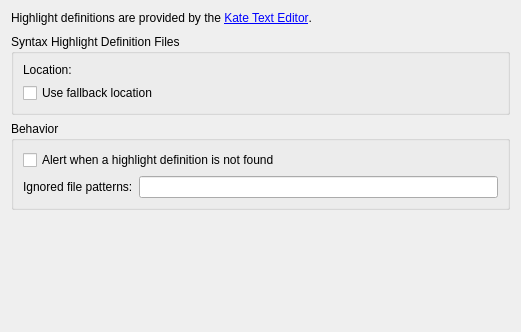
<?xml version="1.0" encoding="UTF-8"?>
<ui version="4.0">
 <class>HighlighterSettingsPage</class>
 <widget class="QWidget" name="HighlighterSettingsPage">
  <property name="geometry">
   <rect>
    <x>0</x>
    <y>0</y>
    <width>521</width>
    <height>332</height>
   </rect>
  </property>
  <property name="windowTitle">
   <string>Form</string>
  </property>
  <layout class="QVBoxLayout" name="verticalLayout_4">
   <item>
    <widget class="QLabel" name="definitionsInfolabel">
     <property name="sizePolicy">
      <sizepolicy hsizetype="Expanding" vsizetype="Preferred">
       <horstretch>0</horstretch>
       <verstretch>0</verstretch>
      </sizepolicy>
     </property>
     <property name="text">
      <string>&lt;html&gt;&lt;head/&gt;&lt;body&gt;
&lt;p&gt;Highlight definitions are provided by the &lt;a href=&quot;http://kate-editor.org/&quot;&gt;Kate Text Editor&lt;/a&gt;.&lt;/p&gt;&lt;/body&gt;&lt;/html&gt;</string>
     </property>
     <property name="textFormat">
      <enum>Qt::RichText</enum>
     </property>
     <property name="alignment">
      <set>Qt::AlignLeading|Qt::AlignLeft|Qt::AlignVCenter</set>
     </property>
     <property name="wordWrap">
      <bool>true</bool>
     </property>
     <property name="openExternalLinks">
      <bool>true</bool>
     </property>
    </widget>
   </item>
   <item>
    <spacer name="verticalSpacer_2">
     <property name="orientation">
      <enum>Qt::Vertical</enum>
     </property>
     <property name="sizeType">
      <enum>QSizePolicy::Fixed</enum>
     </property>
     <property name="sizeHint" stdset="0">
      <size>
       <width>20</width>
       <height>3</height>
      </size>
     </property>
    </spacer>
   </item>
   <item>
    <widget class="QGroupBox" name="definitionFilesGroupBox">
     <property name="title">
      <string>Syntax Highlight Definition Files</string>
     </property>
     <layout class="QVBoxLayout" name="verticalLayout_3">
      <item>
       <layout class="QHBoxLayout" name="horizontalLayout_3">
        <item>
         <layout class="QHBoxLayout" name="horizontalLayout">
          <item>
           <widget class="QLabel" name="locationLabel">
            <property name="text">
             <string>Location:</string>
            </property>
           </widget>
          </item>
          <item>
           <widget class="Utils::PathChooser" name="definitionFilesPath" native="true"/>
          </item>
         </layout>
        </item>
       </layout>
      </item>
      <item>
       <layout class="QVBoxLayout" name="verticalLayout">
        <property name="spacing">
         <number>0</number>
        </property>
        <item>
         <widget class="QCheckBox" name="useFallbackLocation">
          <property name="text">
           <string>Use fallback location</string>
          </property>
         </widget>
        </item>
        <item>
         <widget class="Utils::PathChooser" name="fallbackDefinitionFilesPath" native="true"/>
        </item>
       </layout>
      </item>
     </layout>
    </widget>
   </item>
   <item>
    <widget class="QGroupBox" name="behaviorGroupBox">
     <property name="title">
      <string>Behavior</string>
     </property>
     <layout class="QVBoxLayout" name="verticalLayout_2">
      <item>
       <widget class="QCheckBox" name="alertWhenNoDefinition">
        <property name="text">
         <string>Alert when a highlight definition is not found</string>
        </property>
       </widget>
      </item>
      <item>
       <layout class="QHBoxLayout" name="horizontalLayout_2">
        <item>
         <widget class="QLabel" name="ignoreLabel">
          <property name="text">
           <string>Ignored file patterns:</string>
          </property>
         </widget>
        </item>
        <item>
         <widget class="QLineEdit" name="ignoreEdit"/>
        </item>
       </layout>
      </item>
     </layout>
    </widget>
   </item>
   <item>
    <spacer name="verticalSpacer">
     <property name="orientation">
      <enum>Qt::Vertical</enum>
     </property>
     <property name="sizeHint" stdset="0">
      <size>
       <width>20</width>
       <height>117</height>
      </size>
     </property>
    </spacer>
   </item>
  </layout>
 </widget>
 <customwidgets>
  <customwidget>
   <class>Utils::PathChooser</class>
   <extends>QWidget</extends>
   <header location="global">utils/pathchooser.h</header>
   <container>1</container>
   <slots>
    <signal>editingFinished()</signal>
    <signal>browsingFinished()</signal>
   </slots>
  </customwidget>
 </customwidgets>
 <tabstops>
  <tabstop>alertWhenNoDefinition</tabstop>
  <tabstop>ignoreEdit</tabstop>
 </tabstops>
 <resources/>
 <connections/>
</ui>
